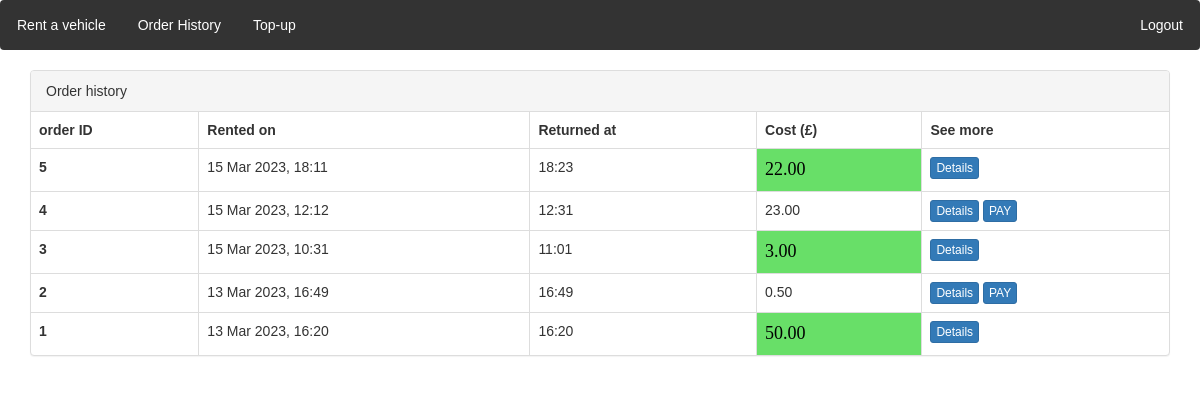
Before: /order_history/ (signed in) with the older database file.
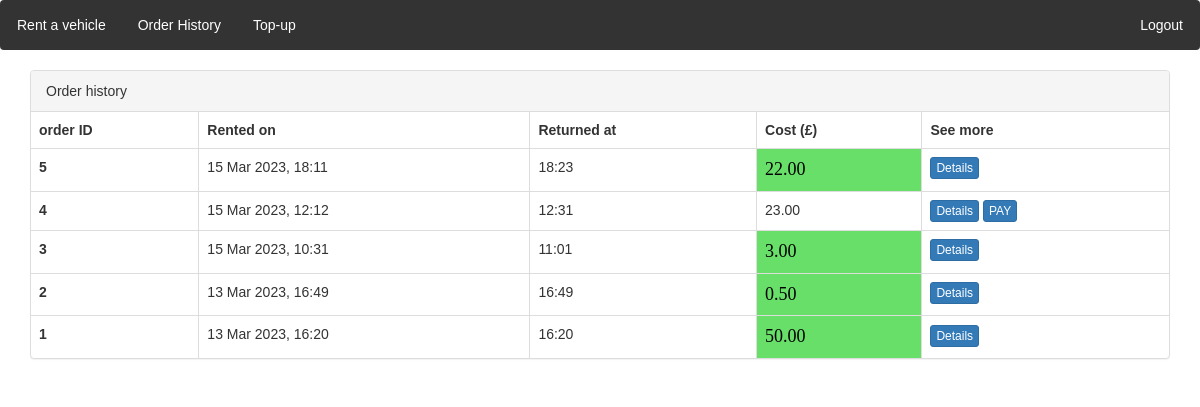
After: the same page with the newer database file.
### locations/models.py (models this page shows)
class Order(models.Model):
    customer = models.ForeignKey(CustomUser, on_delete=models.CASCADE)
    vehicle = models.ForeignKey(Vehicle, on_delete=models.CASCADE)
    initial_time = models.DateTimeField(auto_now_add=True)
    cost = models.DecimalField(max_digits=6, decimal_places=2, null = True, default=None)
    final_time = models.DateTimeField(null = True)
    initial_location = models.ForeignKey(Location, on_delete=models.CASCADE, null=False, related_name='start')
    final_location = models.ForeignKey(Location, on_delete=models.CASCADE, null=True, related_name='end')
    is_paid = models.BooleanField(default=False)

### locations/views.py (the view)
# urls.py: path('order_history/', views.order_history,name='order_history'),
def order_history(request):
    if request.user is None or not request.user.is_authenticated:
        return redirect("/accounts/login")
    username = request.user.username
    logged_customer = CustomUser.objects.get(user=User.objects.get(username=username))
    queryset = models.Order.objects.filter(customer=logged_customer).order_by('id').reverse()
    return render(request, 'locations/order_history.html', {'queryset': queryset})

### locations/context_processors.py (called while the page is built)
def message_processor(request):
    if not request.user.username:
         return {
        'unreturned' : None
    }
    username = request.user.username
    logged_user  = CustomUser.objects.get(user = User.objects.get(username = username))
    unreturned_order = Order.objects.filter(customer = logged_user, final_time = None).first()
    return {
        'unreturned' : unreturned_order
    }

### templates/locations/order_history.html (shortened to what this page needs)
{% extends "locations/base.html" %}
{% load static %}
{% block extrahead %}
<link rel="stylesheet" type="text/css" href="{% static 'css/order.css' %}">
{% endblock %}
{% block content %}
  <div class="container">
    <div class="panel panel-default">
      <div class="panel-heading"> Order history</div>
      <table class="table table-bordered">
        <thead>
          <tr>
            <th>order ID</th>
            <th> Rented on</th>
            <th> Returned at</th>
            <th> Cost (£) </th>
            <th> See more</th>
          </tr>
        </thead>
        <tbody>
        {% for obj in queryset %}
          <tr>
            <th>{{obj.id}}</th>
            <td>{{ obj.initial_time|date:"d M Y, H:i" }}</td>
            <td>{{ obj.final_time|date:"H:i" }}</td>
            {% if obj.is_paid %}
            <td class="cost"> {{ obj.cost}} </td>
            {% else %}
            <td> {{ obj.cost}} </td>
            {% endif %}
            <td>
              <a class="btn btn-primary btn-xs" href="/order_history/{{obj.id}}/details/"> Details</a>
              {% if obj.is_paid %}
              {% else %}
              <a class="btn btn-primary btn-xs" href="/order_history/{{obj.id}}/payment/"> PAY </a>
              {% endif %}
            </td>
          </tr>
        {% endfor %}
        </tbody>
      </table>
    </div>
  </div>
{% endblock %}

### templates/locations/base.html (shortened to what this page needs)
{% load static %}
<!DOCTYPE html>
<html lang="en">
<head>
    <link rel="stylesheet" href="{% static 'plugins/bootstrap-3.4.1/css/bootstrap.min.css' %}">
    <link rel="stylesheet" type="text/css" href="{% static 'css/navbar.css' %}">
    {% block extrahead %}
    {% endblock %}
</head>
<body>
        <div class="navbar">
        {% if unreturned %}
        <a href="{% url 'locations:return_order' %}" class = "important"> Return a vehicle</a>
        {% else %}
        <a href="{% url 'locations:index' %}"> Rent a vehicle</a>
        {% endif %}
        {% if user.is_authenticated %}
        <a href="{% url 'auth_logout' %}?next=/" class = "authentication">Logout</a>
        <a href="{% url 'locations:order_history' %}">Order History</a>
        <a href="{% url 'locations:deposit' %}"> Top-up </a>
        {% else %}
        <a href="{% url 'auth_login' %}" class = "authentication" >Login</a>
        <a href="{% url 'registration_register' %}" class = "authentication"> Sign up </a>
        {% endif %}
    </div>
    <div class="container-fluid">
        {% block content %}
        {% endblock %}
    </div>
</body>
</html>

### static/css/navbar.css (style rules this page uses)
* { margin: 0; padding: 0; box-sizing: border-box; }
body { font-family: Arial, sans-serif; }
.navbar { background-color: #333; overflow: hidden; position: relative; }
.navbar a { float: left; display: block; color: white; text-align: center; padding: 14px 16px; text-decoration: none; }
.navbar .authentication { float: right; display: block; color: white; text-align: center; padding: 14px 16px; text-decoration: none; }

### static/css/order.css (style rules this page uses)
.cost { color: black; background-color: rgb(104, 223, 104); font-size: 18px; font-family: 'Brush Script MT'; }

Changed rows visible on the page:
changed Order "13 Mar 2023, 16:49": is_paid False → True (drawn)
